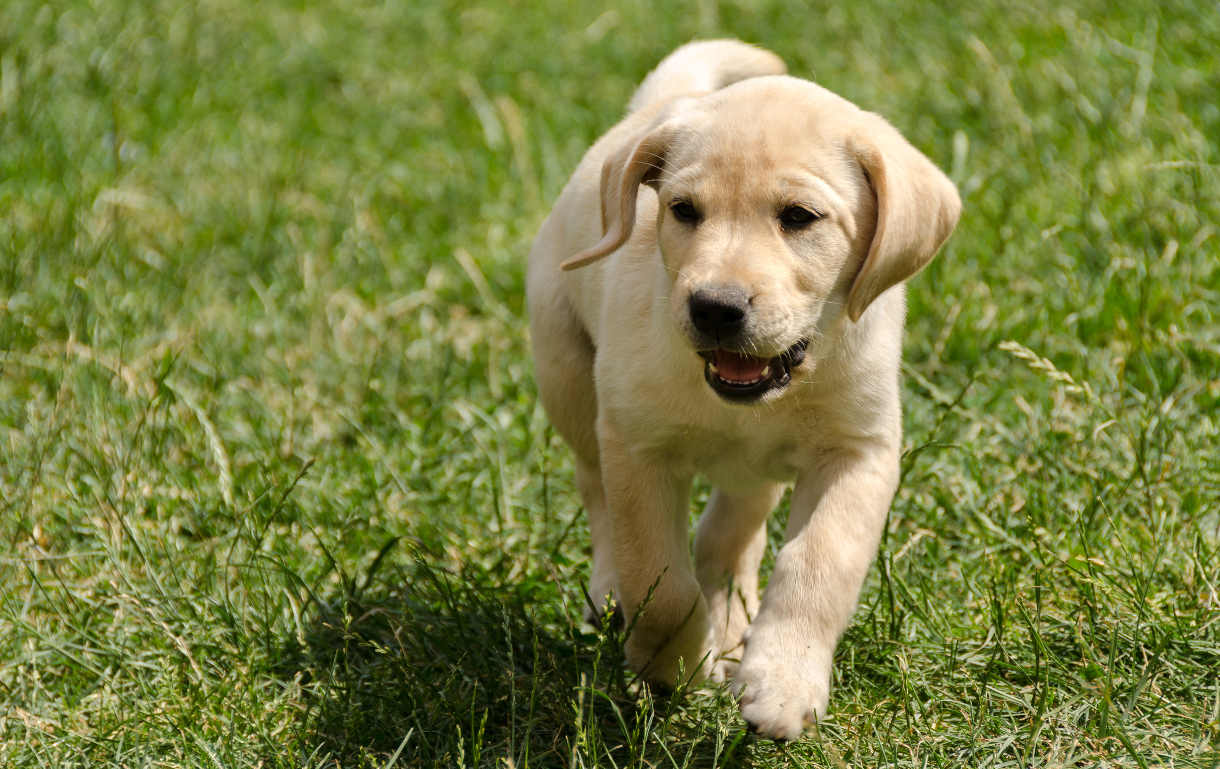
#> input picture P01/filhote.jpg, 1220 x 769 px
$ python P01.py
#> lines starting #> are read from the running program, lines starting #| are printed output that depends on the picture
import cv2

im = cv2.imread('filhote.jpg')
#> im is the input picture: shape (769, 1220, 3); mean B, G, R 67, 129.2, 122.4
img = cv2.cvtColor(im, cv2.COLOR_BGR2GRAY)
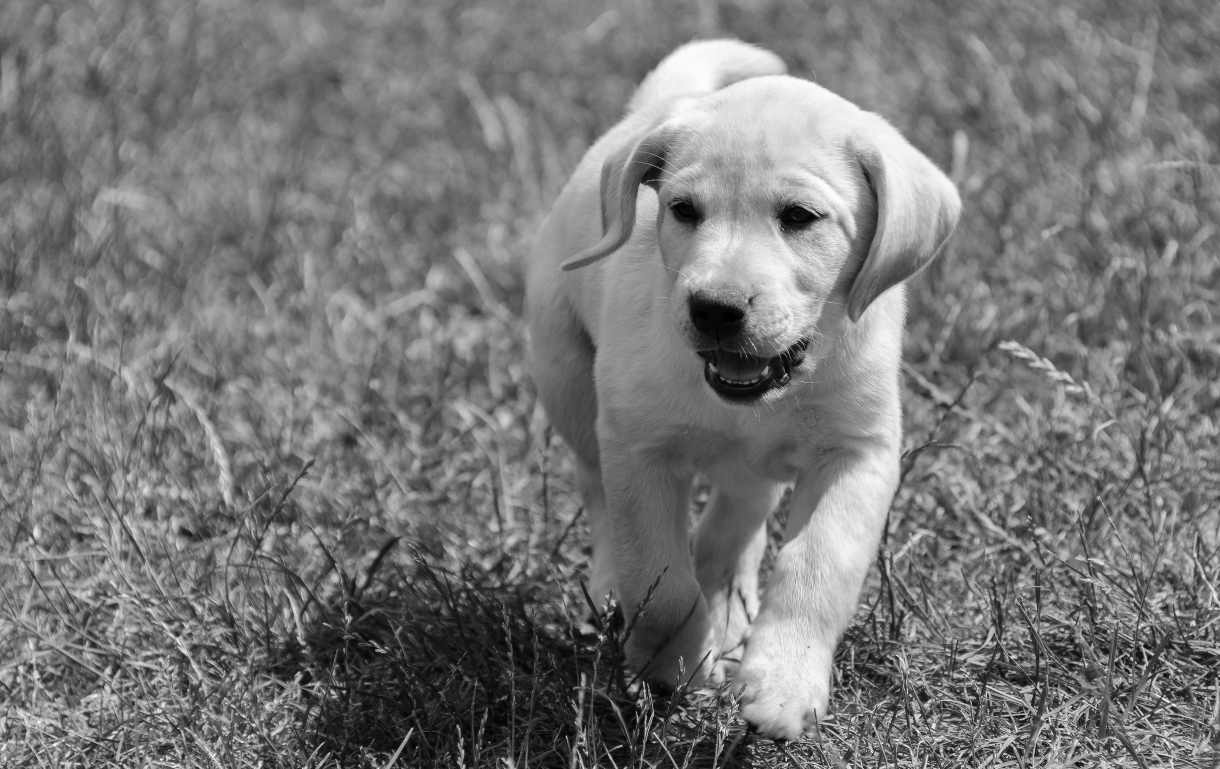
#> img: shape (769, 1220); min 0, max 254, mean 120.1
cv2.imwrite('filhote_cinza.jpg', img)
print('..|imagem salva com sucesso')
